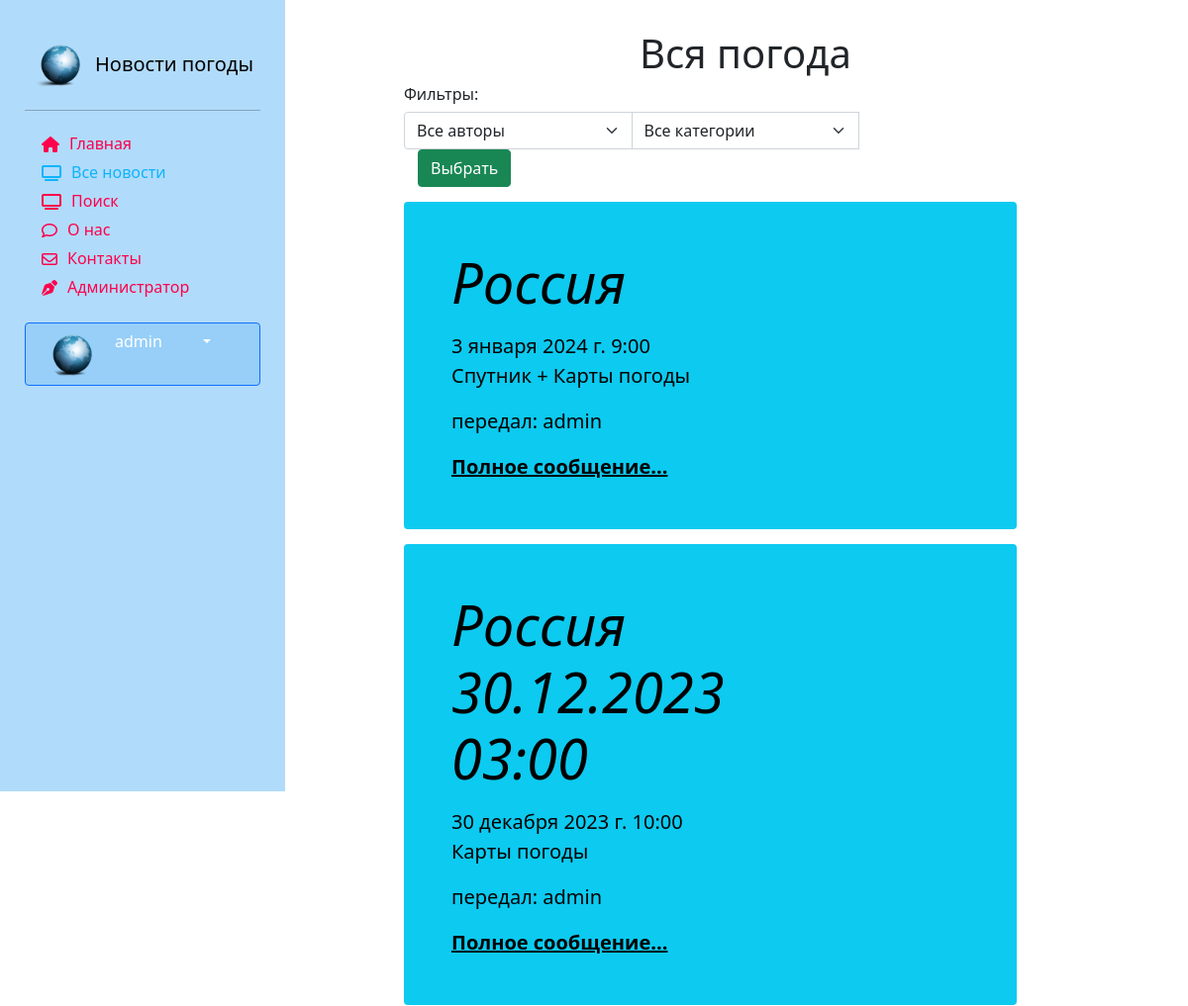
Before: /news/all_news (signed in, upper part) with the older database file.
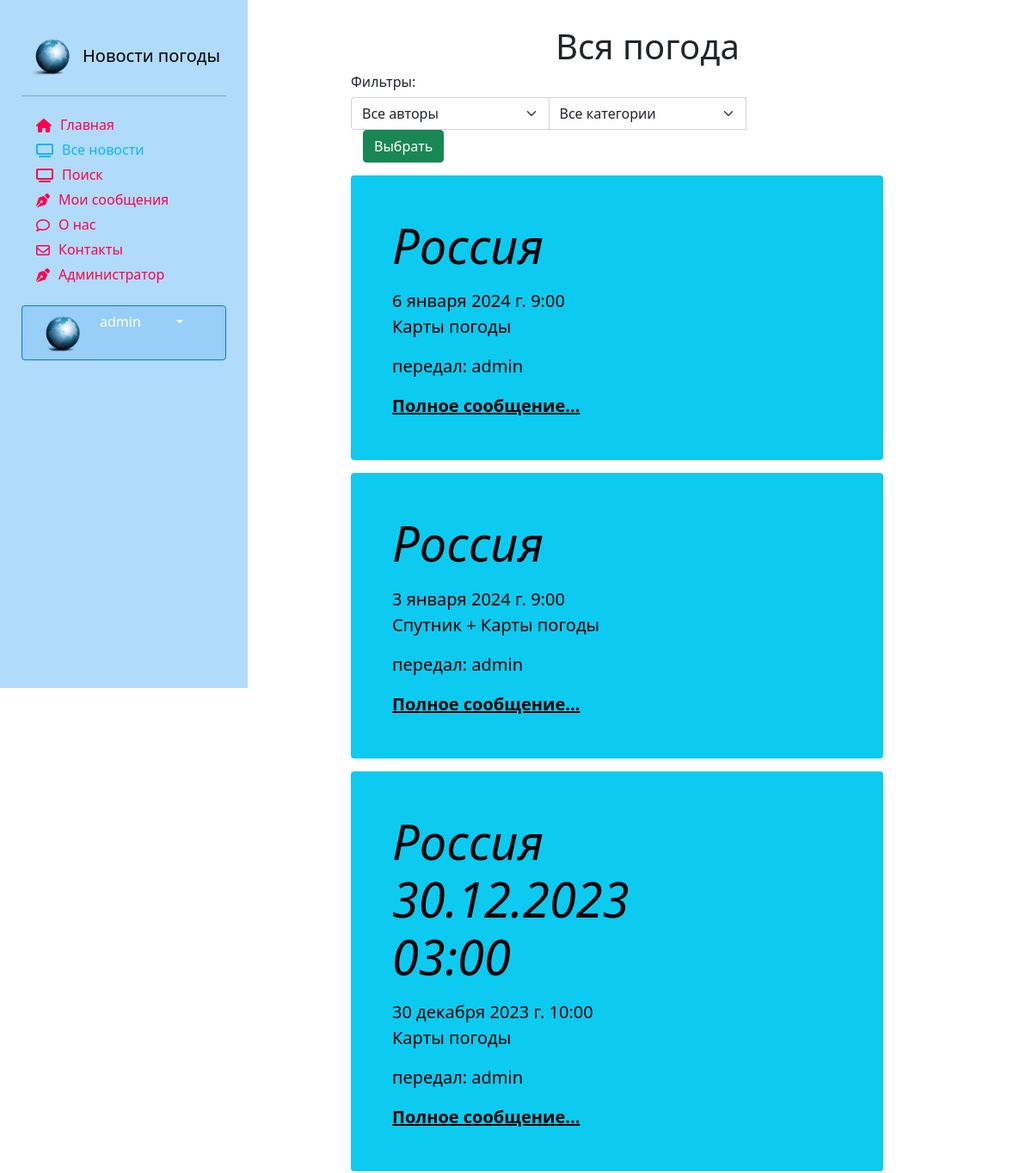
After: the same page with the newer database file.
### users/models.py (models this page shows, shortened)
class Account(models.Model):
    post_choices = (('N/A', 'Not answered'),
                    ('НМтС', 'Начальник метеослужбы'),
                    ('НС', 'Начальник смены'),
                    ('ИС', 'Инженер-синоптик'),
                    ('МН', 'Метеонаблюдатель'))
    user = models.OneToOneField(User, on_delete=models.CASCADE,
                                primary_key=True)
    nickname = models.CharField(max_length=100)
    birthdate = models.DateField(null=True)
    post = models.CharField(choices=post_choices, max_length=20, null=True)
    point = models.CharField(max_length=25, null=True)
    account_image = models.ImageField(default='default.jpg',
                                      upload_to='account_images')
    address = models.CharField(max_length=100, null=True)
    phone = models.CharField(max_length=100, null=True)
    telegram = models.CharField(max_length=100, null=True)
    class Meta:
        ordering = ['user', 'point']
        verbose_name = 'Профиль'
        verbose_name_plural = 'Профили'

### news/models.py (models this page shows, shortened)
class Article(models.Model):
    categories = (('ФП', 'Фактическая погода'),
                  ('ПП', 'Прогноз погоды'),
                  ('ШО', 'Штормовое оповещение'),
                  ('ШП', 'Штормовое предупреждение'),
                  ('КП', 'Карты погоды'))
    author = models.ForeignKey(User, on_delete=models.SET_NULL, null=True, verbose_name='Автор')
    title = models.CharField('Пункт', max_length=50, default='')
    category = models.CharField(choices=categories, max_length=20, verbose_name='Категория сообщения')
    anouncement = models.TextField('Анонс', max_length=250)
    text = models.TextField('Текст сообщения')
    date = models.DateTimeField('Дата наблюдения', auto_created=True)
    tags = models.ManyToManyField(to=Tag, blank=True, verbose_name='Явления')
    slug = models.SlugField()
    class Meta:
        ordering = ['-date', 'title']
        verbose_name = 'Сообщение'
        verbose_name_plural ='Сообщения'

### news/views.py (the view)
# urls.py: path('', views.index, name='demo'),
def index(request):
    author_list = User.objects.all()
    categories = Article.categories
    tag_list = Tag.objects.all().values('title')
    selected_author = 0
    selected_category = 0
    selected_tag = 0
    if request.method == "POST":
        selected_author = int(request.POST.get('author_filter'))
        selected_category = int(request.POST.get('category_filter'))
        if selected_author == 0:
            articles = Article.objects.all().order_by('-date')
        else:
            articles = Article.objects.filter(author=selected_author).order_by('-date')
        if selected_category != 0:
            articles = articles.filter(category__icontains=categories[selected_category-1][0]).order_by('-date')
    else:
        articles = Article.objects.all().order_by('-date')
    context = {'articles': articles, 'author_list': author_list, 'selected_author': selected_author, 'categories':categories,
               'selected_category': selected_category,}
    return render(request,'news/index.html', context)

### users/templatetags/users_extras.py (called while the page is built)
@register.filter(name="has_group")
def has_group(user,group_name):
    return user.groups.filter(name=group_name).exists()

### news/templates/news/index.html (shortened to what this page needs)
{% extends 'main/base_template.html' %}
{% load static %}
{% load bootstrap5 %}
{% block content %}
<div class="row">
    <div class="text-center" style="margin-top:30px;">
        <h1>Вся погода</h1>
    </div>
    <div class="content_center">
        <h6> Фильтры: </h6>
        <div class="form-group col-8">
            <form method="post">
                <div class="input-group">
                    <select class="form-select" name="author_filter" style="width:40%">
                        <option value="0">Все авторы</option>
                    </select>
                    <select class="form-select" name="category_filter" style="width:40%">
                        <option value="0">Все категории</option>
                    </select>
                    <span class="input-group-btn">
                        <input type="submit" class="btn btn-success" value="Выбрать" style="margin: 0 15px">
                    </span>
                </div>
            </form>
        </div>
    </div>
    {% for article in articles %}
    <div class="single_news">
        <div class="p-4 p-md-5 text-black rounded bg-info">
            <div class="col-md-6 px-0">
                <h1 class="display-4 fst-italic"> {{ article.title }}</h1>
                <p class="lead my-3">{{ article.date }} {{ article.anouncement }}</p>
                <p class="lead my-3">передал: {{ article.author }} </p>
                <p class="lead mb-0"><a href="{% url 'news_detail' article.pk %}" class="text-black fw-bold">Полное
                    сообщение...</a></p>
            </div>
        </div>
    </div>
    {% endfor %}
</div>
{% endblock %}

### main/templates/main/base_template.html (shortened to what this page needs)
<!DOCTYPE html>
{% load static %}
{% load bootstrap5 %}
{% load crispy_forms_tags %}
<html lang="ru">
<head>
    <link rel="stylesheet" href="{% static 'main/css/style.css' %}">
    {% bootstrap_css %}
</head>
<body>
            <div class="row">
                    <div class="col-4">
                        <div class="sticky-top">
                            {% block sidebar %} {% include 'main/sidebar.html' %} {% endblock %}
                        </div>
                    </div>
                    <div class="col-7">
                        {% block content %}{% endblock %}
                    </div>
            </div>
</body>
</html>

### main/templates/main/sidebar.html (shortened to what this page needs)
{% load bootstrap5 %}
{% load static %}
{% bootstrap_css %}
{% load users_extras %}
<link rel="stylesheet" href="{% static 'main/css/style.css' %}">
<link href="https://cdn.jsdelivr.net/npm/bootstrap@5.0.0/dist/css/bootstrap.min.css" rel="stylesheet" >
<aside>
    <a href="/" class="d-flex align-items-center mb-3 mb-md-0 me-md-auto text-black text-decoration-none">
        <img  src="{% static 'main' %}/img/News_icon.png" width="40" height="50">
        <span class="fs-5 d-none d-lg-block responsive-title"> Новости погоды</span>
    </a>
    <hr>
        <ul class="nav nav-pills flex-column mb-auto">
              <li class="nav-item">
                  <a href="{% url 'home' %}" {% if request.path == 'home' %} class="link-active" aria-current="page" {% endif %}>
                        <i class="fa-solid fa-home menu-icon {% if request.resolver_match.view_name  == 'home' %} link-active {% endif %}" ></i>
                        <div class="d-none d-lg-block"> Главная</div>
                  </a>
              </li>
              <li class="nav-item">
                  <a href="{% url 'news_index' %}" {% if request.path == '/news/all_news' %} class="link-active" aria-current="page" {% endif %}>
                        <i class="fa-solid fa-tv menu-icon {% if request.resolver_match.view_name  == '/news_index/' %} link-active {% endif %}"></i>
                        <div class="d-none d-lg-block"> Все новости</div>
                  </a>
              </li>
              <li class="nav-item">
                  <a href="{% url 'new_article' %}" {% if request.path == '/news/new_article' %} class="link-active" aria-current="page" {% endif %}>
                        <i class="fa-solid fa-tv menu-icon {% if request.resolver_match.view_name  == '/new_article/' %} link-active {% endif %}"></i>
                        <div class="d-none d-lg-block"> Поиск</div>
                  </a>
              </li>
              {% if request.user|has_group:"Authors" %}
              <li>
                <a href="#" {% if request.path  == '/myarticles/' %} class="link-active" aria-current="page" {% endif %}>
                    <i class="fa fa-pen-nib menu-icon"></i>  <div class="d-none d-lg-block"> Мои сообщения</div>
                </a>
              </li>
              {% endif %}
              <li class="nav-item">
                  <a href="{% url 'about' %}" {% if request.path == '/about/' %} class="link-active" aria-current="page" {% endif %}>
                        <i class="fa-sharp fa-regular fa-comment menu-icon {% if request.resolver_match.view_name  == '/about/' %} link-active {% endif %}"></i>
                        <div class="d-none d-lg-block"> О нас </div>
                  </a>
              </li>
              <li class="nav-item">
                  <a href="{% url 'contacts' %}" {% if request.path == '/contacts/' %} class="link-active" aria-current="page" {% endif %}>
                        <i class="fa-regular fa-envelope menu-icon {% if request.resolver_match.view_name  == '/contacts/' %} link-active {% endif %}"></i>
                        <div class="d-none d-lg-block"> Контакты </div>
                  </a>
              </li>
              <li class="nav-item">
                  <a href="/admin/" >
                        <i class="fa fa-pen-nib menu-icon {% if request.resolver_match.view_name  == '/admin/' %} link-active {% endif %}"></i>
                        <div class="d-none d-lg-block"> Администратор </div>
                  </a>
              </li>
       </ul>
    <br>
    {% if request.user.id %}
        <div class="dropdown flex-column mb-auto">
            <button class="btn btn-primary dropdown-toggle col-12" type="button" id="dropdownMenuButton1"
                    data-bs-toggle="dropdown" aria-expanded="false" style="background:#97CFF8;">
                <img src="{{ request.user.account.account_image.url }}" alt="" width="25" height="25"
                     class="rounded-circle me-2">
                <div class="d-none d-lg-block "> {{ request.user.username }}</div>
            </button>
        </div>
    {% endif %}
    <br>
</aside>

### main/static/main/css/style.css (style rules this page uses)
body { #background-color:#1abaff; }
aside { float: left; background: #97CFF8; */ width: 25%; padding: 1%; height: 100vh; color: black; }
a { text-decoration:none; color:black; }
aside img { padding: 0px 10px; width: auto; height: 50px; float: left; border-radius:5%; }
aside { padding: 35px 25px; background: #B1DBFA; width: 75%; }
aside a { color: #FF004C; outline: none; text-decoration: none; padding: 5px 1px; }
aside li { padding: 5px 17px 0; }
body .single_news { margin-top:15px; float: left; width: 90%; }
.link-active { color: #0db5fc; }
.d-lg-block { float: inline-start; white-space:nowrap; border-right: none; overflow-x:auto; }
.menu-icon { float: inline-start; padding: 5px 10px 0 0; border-right: 5px; }
@media (max-width: 1339.98px) { .responsive-title { white-space:normal; } }

Changed rows visible on the page:
added Article: title "Россия", date "6 января 2024 г. 9:00", anouncement "Карты погоды", author "admin"
Other visible differences:
text now shown: "Мои сообщения"
